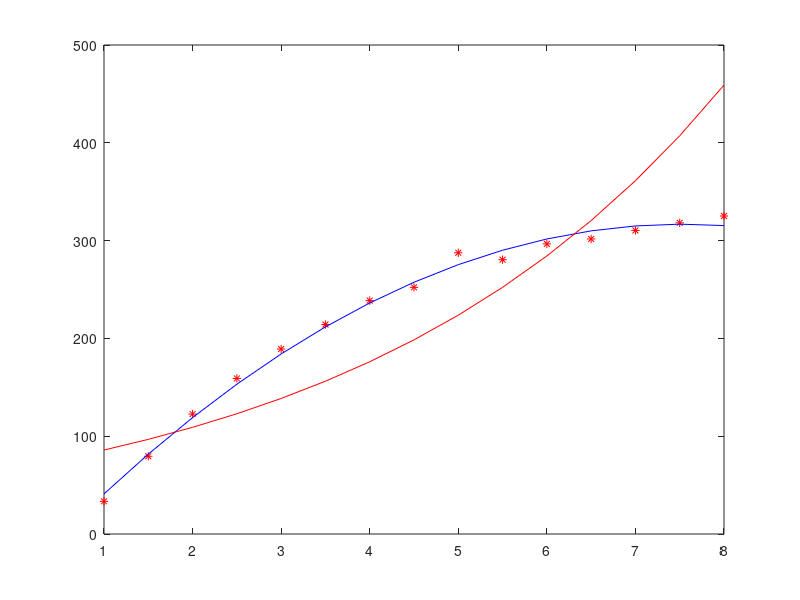

This chart was generated by the following MATLAB code:
t = 1 : 0.5 : 8
y = [33.4 79.5 122.65 159.05 189.15 214.15 238.65 252.2 287.55 280.50 296.65 301.65 310.40 318.15 325.15]
A = polyfit(t, y, 2);
z = polyval(A, t);
plot(t, y, 'r*', t, z, 'b')
lny = log(y)
B = polyfit(t, lny, 1)
lnw = polyval(B, t)
w = exp(lnw)
hold on;
plot(t, w, 'r');
hold off;
